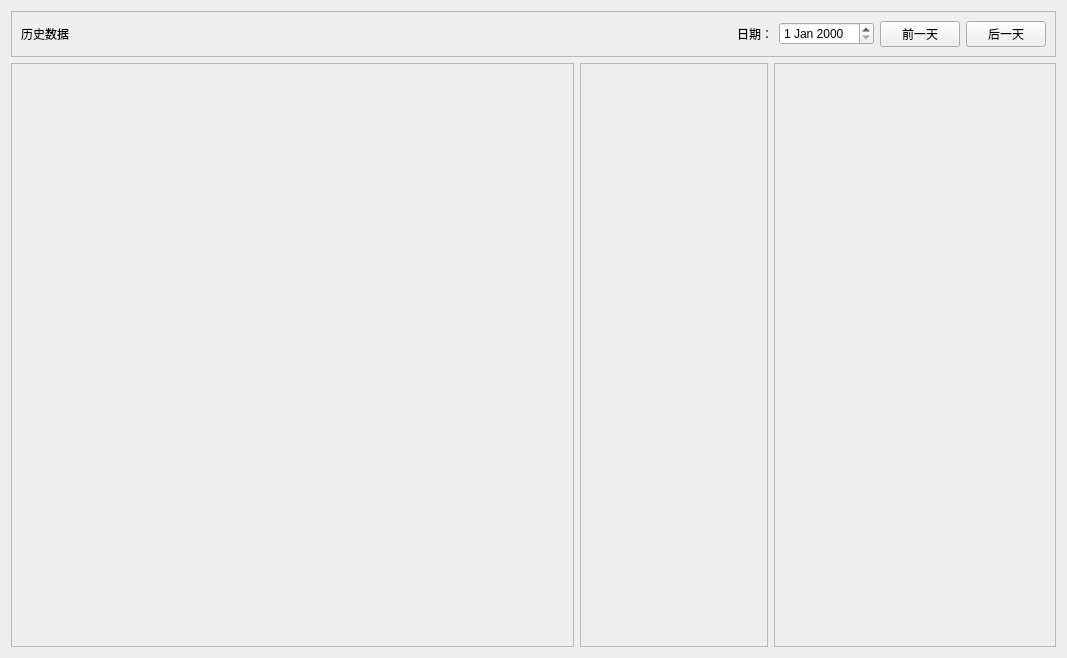
<?xml version="1.0" encoding="UTF-8"?>
<ui version="4.0">
 <class>BottomMessageView</class>
 <widget class="QWidget" name="BottomMessageView">
  <property name="geometry">
   <rect>
    <x>0</x>
    <y>0</y>
    <width>1067</width>
    <height>658</height>
   </rect>
  </property>
  <property name="windowTitle">
   <string>Form</string>
  </property>
  <layout class="QVBoxLayout" name="verticalLayout" stretch="0,1">
   <item>
    <widget class="QFrame" name="frame">
     <property name="frameShape">
      <enum>QFrame::StyledPanel</enum>
     </property>
     <property name="frameShadow">
      <enum>QFrame::Raised</enum>
     </property>
     <property name="k1" stdset="0">
      <bool>true</bool>
     </property>
     <layout class="QHBoxLayout" name="horizontalLayout">
      <item>
       <widget class="QLabel" name="label">
        <property name="text">
         <string>历史数据</string>
        </property>
        <property name="k1" stdset="0">
         <bool>true</bool>
        </property>
       </widget>
      </item>
      <item>
       <spacer name="horizontalSpacer">
        <property name="orientation">
         <enum>Qt::Horizontal</enum>
        </property>
        <property name="sizeHint" stdset="0">
         <size>
          <width>664</width>
          <height>20</height>
         </size>
        </property>
       </spacer>
      </item>
      <item>
       <widget class="QLabel" name="label_2">
        <property name="text">
         <string>日期：</string>
        </property>
       </widget>
      </item>
      <item>
       <widget class="QDateEdit" name="dateEdit"/>
      </item>
      <item>
       <widget class="QPushButton" name="pushButton">
        <property name="text">
         <string>前一天</string>
        </property>
       </widget>
      </item>
      <item>
       <widget class="QPushButton" name="pushButton_3">
        <property name="text">
         <string>后一天</string>
        </property>
       </widget>
      </item>
     </layout>
    </widget>
   </item>
   <item>
    <layout class="QHBoxLayout" name="horizontalLayout_2" stretch="6,2,3">
     <item>
      <widget class="QFrame" name="frame_2">
       <property name="frameShape">
        <enum>QFrame::StyledPanel</enum>
       </property>
       <property name="frameShadow">
        <enum>QFrame::Raised</enum>
       </property>
       <property name="k2" stdset="0">
        <bool>true</bool>
       </property>
       <layout class="QGridLayout" name="gridLayout">
        <item row="0" column="0">
         <widget class="QWidget" name="widget" native="true"/>
        </item>
       </layout>
      </widget>
     </item>
     <item>
      <widget class="QFrame" name="frame_3">
       <property name="frameShape">
        <enum>QFrame::StyledPanel</enum>
       </property>
       <property name="frameShadow">
        <enum>QFrame::Raised</enum>
       </property>
       <property name="k2" stdset="0">
        <bool>true</bool>
       </property>
       <layout class="QGridLayout" name="gridLayout_2">
        <item row="0" column="0">
         <widget class="QWidget" name="widget_mid" native="true"/>
        </item>
       </layout>
      </widget>
     </item>
     <item>
      <widget class="QFrame" name="frame_4">
       <property name="frameShape">
        <enum>QFrame::StyledPanel</enum>
       </property>
       <property name="frameShadow">
        <enum>QFrame::Raised</enum>
       </property>
       <property name="k2" stdset="0">
        <bool>true</bool>
       </property>
       <layout class="QGridLayout" name="gridLayout_3">
        <item row="0" column="0">
         <widget class="QWidget" name="widget_right" native="true"/>
        </item>
       </layout>
      </widget>
     </item>
    </layout>
   </item>
  </layout>
 </widget>
 <resources/>
 <connections/>
</ui>
